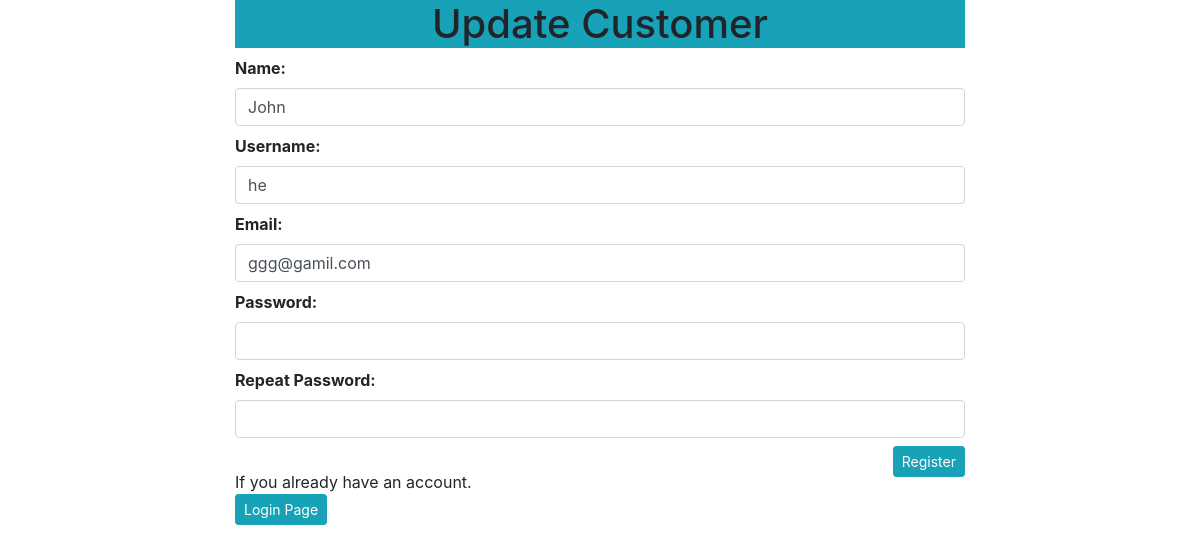
The app's page /updatecustomer/2 (signed in), older data.
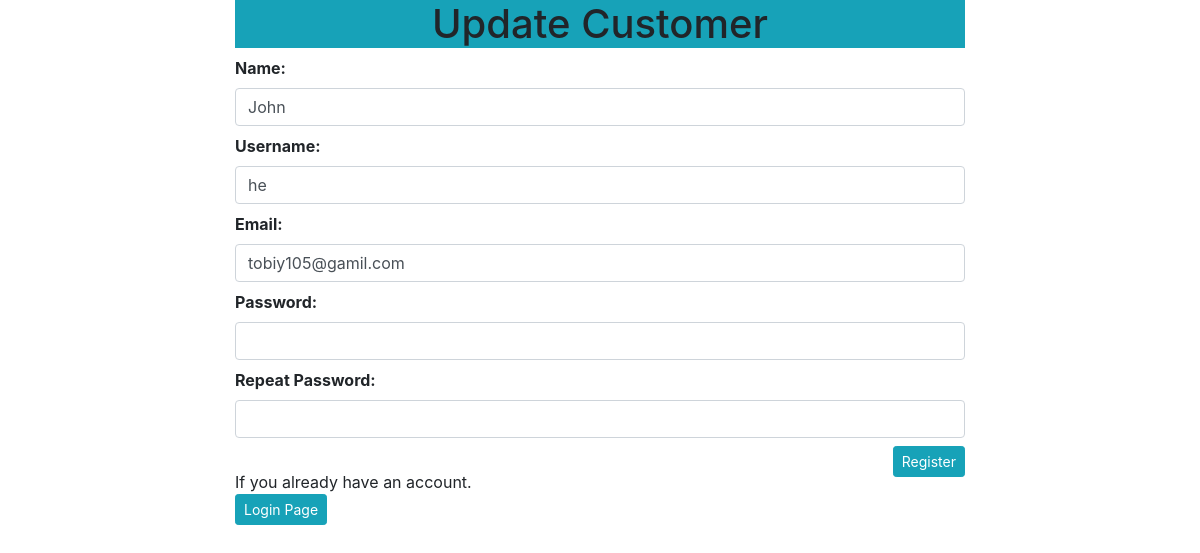
The same page, newer data.
### app/customers/models.py (models this page shows, shortened)
class Register(db.Model, UserMixin):
    id = db.Column(db.Integer, primary_key=True)
    name = db.Column(db.String(50), unique=False)
    username = db.Column(db.String(50), unique=True)
    email = db.Column(db.String(50), unique=True)
    password = db.Column(db.String(200), unique=False)
    date_created = db.Column(db.DateTime, nullable=False, default=datetime.utcnow)

### app/customers/views.py (the view, shortened to what this page needs)
@app.route('/updatecustomer/<int:id>', methods=['GET', 'POST'])
def updatecustomer(id):
    if 'customer_id' not in session:
        flash('Login first please', 'danger')
        return redirect(url_for('customerLogin'))
    updatecustomer = Register.query.get_or_404(id)
    form = CustomerRegisterForm(request.form)
    form.name.data = updatecustomer.name
    form.username.data = updatecustomer.username
    form.email.data = updatecustomer.email
    form.password.data = updatecustomer.password
    return render_template('customer/register.html', form=form, title='Update User', updatecustomer=updatecustomer)

### app/customers/forms.py (shortened to what this page needs)
class CustomerRegisterForm(FlaskForm):
    name = StringField('Name: ')
    username = StringField('Username: ', [validators.DataRequired()])
    email = StringField('Email: ', [validators.Email(), validators.DataRequired()])
    password = PasswordField('Password: ', [validators.DataRequired(), validators.EqualTo('confirm', message=' Both password must match! ')])
    confirm = PasswordField('Repeat Password: ', [validators.DataRequired()])
    submit = SubmitField('Register')

### app/employee/models.py (called while the page is built)
@login_manager.user_loader
def user_loader(user_id):
    return Employee.query.get(user_id)

### app/templates/customer/register.html (shortened to what this page needs)
{% extends "layout.html" %}
{% block content %}
{% from "_formhelpers.html" import render_field %}
<div class="container">
    <div class="row">
        <div class="col-md-2"></div>
        <div class="col-md-8">
            <h1 class="bg-info text-center">{% if updatecustomer %} Update {% else %}Register {% endif %} Customer</h1>
        </div>
        <div class="col-md-2"></div>
    </div>
    <form action="" method="post" >
        <div class="row">
            <div class="col-md-2"></div>
            <div class="col-md-8">
                {{ render_field(form.name, class="form-control")}}
                {{ render_field(form.username,class="form-control")}}
                {{ render_field(form.email,class="form-control")}}
                {{ render_field(form.password, class="form-control")}}
                {{ render_field(form.confirm ,class="form-control")}}
                {{ form.submit(class="btn btn-sm btn-info float-right") }}
                <br>
                <p>
                    If you already have an account.
                    <br>
                    <a href="{{url_for('customerLogin')}}" class="btn btn-sm btn-info">Login Page</a>
                </p>
            </div>
            <div class="col-md-2"></div>
        </div>
    </form>
</div>
{% endblock content %}

### app/templates/_formhelpers.html (shortened to what this page needs)
{% macro render_field(field) %}
  <dt>{{ field.label }}
  <dd>{{ field(**kwargs)|safe }}
  </dd>
{% endmacro %}

Row changes from the older to the newer data that the page shows:
changed Register "John": email "ggg@gamil.com" → "tobiy105@gamil.com"
